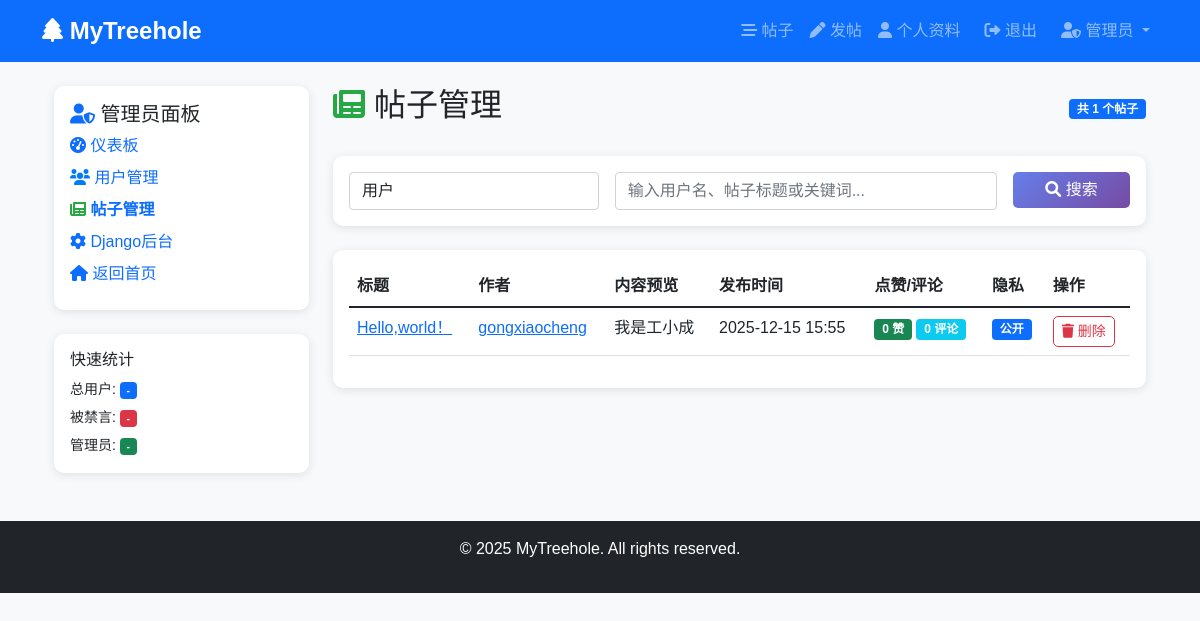
Page /admin_panel/posts/ (signed in) on the committed database.
### posts/models.py (models this page shows, shortened)
class Post(models.Model):
    PRIVACY_CHOICES = [
        ('public', '公开'),
        ('friends', '仅好友'),
        ('private', '仅自己'),
    ]
    author = models.ForeignKey(User, on_delete=models.CASCADE, related_name='posts')
    title = models.CharField(max_length=200)
    content = models.TextField()
    created_at = models.DateTimeField(auto_now_add=True)
    updated_at = models.DateTimeField(auto_now=True)
    privacy = models.CharField(max_length=10, choices=PRIVACY_CHOICES, default='public')
    likes_count = models.IntegerField(default=0)
    comments_count = models.IntegerField(default=0)
    class Meta:
        ordering = ['-created_at']

### accounts/views.py (the view)
    def wrapper(request, *args, **kwargs):
        if not request.user.is_authenticated:
            messages.error(request, '请先登录！')
            return redirect('login')
        if not request.user.is_superuser:
            messages.error(request, '您没有管理员权限！')
            return redirect('home')
        return view_func(request, *args, **kwargs)

### accounts/forms.py
class AdminSearchForm(forms.Form):
    search_type = forms.ChoiceField(
        choices=[
            ('user', '用户'),
            ('post', '帖子'),
            ('comment', '评论'),
        ],
        label='搜索类型',
        widget=forms.Select(attrs={'class': 'form-control'})
    )
    query = forms.CharField(
        label='搜索内容',
        max_length=100,
        widget=forms.TextInput(attrs={
            'class': 'form-control',
            'placeholder': '输入用户名、帖子标题或关键词...'
        })
    )

### accounts/views.py (called while the page is built, shortened)
def admin_required(view_func):
    def wrapper(request, *args, **kwargs):
        if not request.user.is_authenticated:
            messages.error(request, '请先登录！')
            return redirect('login')
        if not request.user.is_superuser:
            messages.error(request, '您没有管理员权限！')
            return redirect('home')
        return view_func(request, *args, **kwargs)
    return wrapper

@login_required
@admin_required
def admin_posts(request):
    posts = Post.objects.all().order_by('-created_at')
    search_form = AdminSearchForm(request.GET or None)
    from django.core.paginator import Paginator
    paginator = Paginator(posts, 20)
    page_number = request.GET.get('page')
    page_obj = paginator.get_page(page_number)
    context = {
        'posts': page_obj,
        'search_form': search_form,
    }
    return render(request, 'accounts/admin_posts.html', context)

### templates/accounts/admin_posts.html (shortened to what this page needs)
{% extends 'base.html' %}
{% load static %}
{% block content %}
<div class="container-fluid">
    <div class="row">
        <div class="col-md-3">
            {% include 'accounts/admin_sidebar.html' %}
        </div>
        <div class="col-md-9">
            <div class="d-flex justify-content-between align-items-center mb-4">
                <h2><i class="fas fa-newspaper"></i> 帖子管理</h2>
                <span class="badge bg-primary">共 {{ posts.paginator.count }} 个帖子</span>
            </div>
            <div class="card mb-4">
                <div class="card-body">
                    <form method="get" class="row g-3">
                        <div class="col-md-4">
                            {{ search_form.search_type }}
                        </div>
                        <div class="col-md-6">
                            {{ search_form.query }}
                        </div>
                        <div class="col-md-2">
                            <button type="submit" class="btn btn-primary w-100">
                                <i class="fas fa-search"></i> 搜索
                            </button>
                        </div>
                    </form>
                </div>
            </div>
            <div class="card">
                <div class="card-body">
                    <div class="table-responsive">
                        <table class="table table-hover">
                            <thead>
                                <tr>
                                    <th>标题</th>
                                    <th>作者</th>
                                    <th>内容预览</th>
                                    <th>发布时间</th>
                                    <th>点赞/评论</th>
                                    <th>隐私</th>
                                    <th>操作</th>
                                </tr>
                            </thead>
                            <tbody>
                                {% for post in posts %}
                                <tr>
                                    <td>
                                        <a href="{% url 'post_detail' post.id %}" target="_blank">
                                            {{ post.title|truncatechars:30 }}
                                        </a>
                                    </td>
                                    <td>
                                        <a href="{% url 'profile' %}?user={{ post.author.username }}">
                                            {{ post.author.username }}
                                        </a>
                                    </td>
                                    <td>{{ post.content|striptags|truncatechars:50 }}</td>
                                    <td>{{ post.created_at|date:"Y-m-d H:i" }}</td>
                                    <td>
                                        <span class="badge bg-success">{{ post.likes_count }} 赞</span>
                                        <span class="badge bg-info">{{ post.comments_count }} 评论</span>
                                    </td>
                                    <td>
                                        <span class="badge {% if post.privacy == 'public' %}bg-primary{% else %}bg-secondary{% endif %}">
                                            {{ post.get_privacy_display }}
                                        </span>
                                    </td>
                                    <td>
                                        <a href="{% url 'admin_delete_post' post.id %}?from_admin=1"
                                           class="btn btn-sm btn-outline-danger"
                                           onclick="return confirm('确定要删除这个帖子吗？')">
                                            <i class="fas fa-trash"></i> 删除
                                        </a>
                                    </td>
                                </tr>
                                {% empty %}
                                <tr>
                                    <td colspan="7" class="text-center">暂无帖子数据</td>
                                </tr>
                                {% endfor %}
                            </tbody>
                        </table>
                    </div>
                </div>
            </div>
        </div>
    </div>
</div>
{% endblock %}

### static/css/style.css (style rules this page uses)
body { font-family: 'Microsoft YaHei', sans-serif; background-color: #f8f9fa; }
.card { border: none; border-radius: 10px; box-shadow: 0 2px 10px rgba(0, 0, 0, 0.1); transition: transform 0.2s; }
.btn { border-radius: 5px; }
.fa-newspaper { color: #28a745; }
.btn-primary { background: linear-gradient(135deg, #667eea 0%, #764ba2 100%); border: none; transition: all 0.3s ease; }

### rows in the picture
Post: title "Hello,world！", author.username "gongxiaocheng", content "我是工小成", created_at "2025-12-15 15:55", likes_count "0", comments_count "0", privacy "公开"

### other values in the picture
{{ total_users|default:"-" }} "-"
{{ muted_users|default:"-" }} "-"
{{ admin_count|default:"-" }} "-"
{{ posts.paginator.count }} "1"
